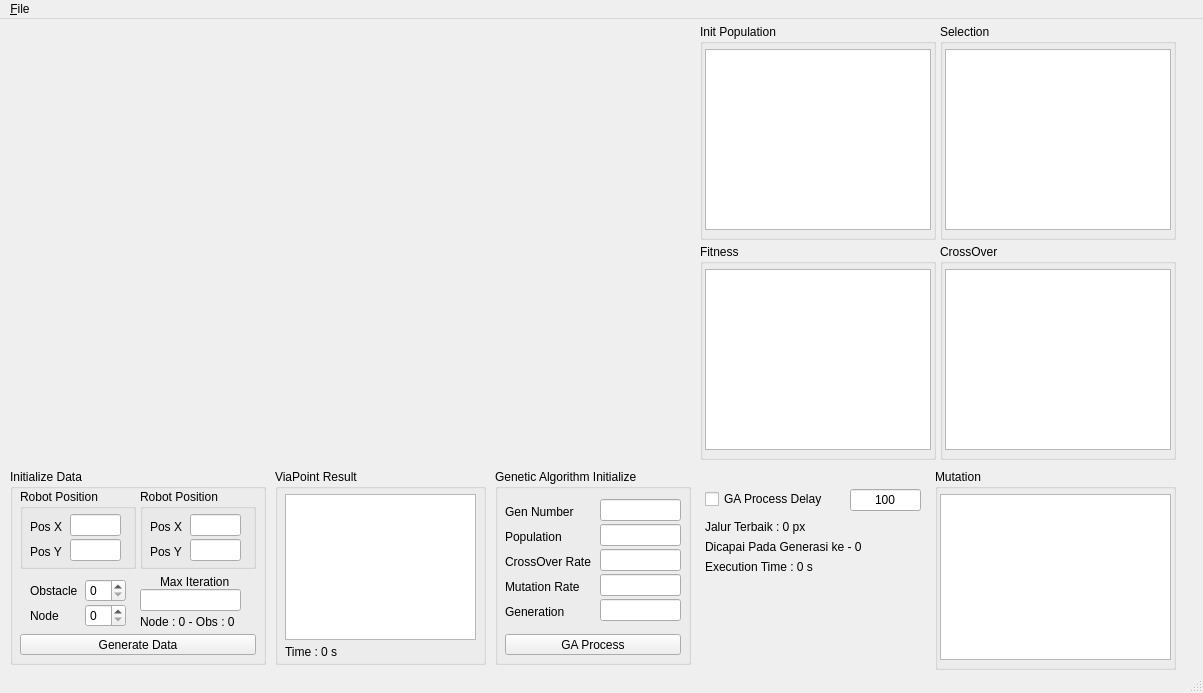
<?xml version="1.0" encoding="UTF-8"?>
<ui version="4.0">
 <class>MainWindow</class>
 <widget class="QMainWindow" name="MainWindow">
  <property name="windowModality">
   <enum>Qt::WindowModal</enum>
  </property>
  <property name="geometry">
   <rect>
    <x>0</x>
    <y>0</y>
    <width>1203</width>
    <height>693</height>
   </rect>
  </property>
  <property name="windowTitle">
   <string>EEPIS Robot Soccer Wheels (ERSOW SSL) Simulator UI</string>
  </property>
  <property name="autoFillBackground">
   <bool>false</bool>
  </property>
  <widget class="QWidget" name="centralWidget">
   <widget class="QWidget" name="verticalLayoutWidget">
    <property name="geometry">
     <rect>
      <x>10</x>
      <y>10</y>
      <width>681</width>
      <height>431</height>
     </rect>
    </property>
    <layout class="QVBoxLayout" name="verticalLayout1"/>
   </widget>
   <widget class="QLineEdit" name="Edit_RobotInitPosX">
    <property name="geometry">
     <rect>
      <x>70</x>
      <y>495</y>
      <width>51</width>
      <height>22</height>
     </rect>
    </property>
    <property name="alignment">
     <set>Qt::AlignCenter</set>
    </property>
   </widget>
   <widget class="QLineEdit" name="Edit_RobotInitPosY">
    <property name="geometry">
     <rect>
      <x>70</x>
      <y>520</y>
      <width>51</width>
      <height>22</height>
     </rect>
    </property>
    <property name="alignment">
     <set>Qt::AlignCenter</set>
    </property>
   </widget>
   <widget class="QLabel" name="label">
    <property name="geometry">
     <rect>
      <x>30</x>
      <y>500</y>
      <width>36</width>
      <height>16</height>
     </rect>
    </property>
    <property name="text">
     <string>Pos X</string>
    </property>
   </widget>
   <widget class="QLabel" name="label_2">
    <property name="geometry">
     <rect>
      <x>30</x>
      <y>525</y>
      <width>36</width>
      <height>16</height>
     </rect>
    </property>
    <property name="text">
     <string>Pos Y</string>
    </property>
   </widget>
   <widget class="QGroupBox" name="groupBox">
    <property name="geometry">
     <rect>
      <x>20</x>
      <y>470</y>
      <width>116</width>
      <height>80</height>
     </rect>
    </property>
    <property name="title">
     <string>Robot Position</string>
    </property>
   </widget>
   <widget class="QLabel" name="label_3">
    <property name="geometry">
     <rect>
      <x>150</x>
      <y>525</y>
      <width>36</width>
      <height>16</height>
     </rect>
    </property>
    <property name="text">
     <string>Pos Y</string>
    </property>
   </widget>
   <widget class="QGroupBox" name="groupBox_2">
    <property name="geometry">
     <rect>
      <x>140</x>
      <y>470</y>
      <width>116</width>
      <height>80</height>
     </rect>
    </property>
    <property name="title">
     <string>Robot Position</string>
    </property>
   </widget>
   <widget class="QLineEdit" name="Edit_TargetInitPosY">
    <property name="geometry">
     <rect>
      <x>190</x>
      <y>520</y>
      <width>51</width>
      <height>22</height>
     </rect>
    </property>
    <property name="alignment">
     <set>Qt::AlignCenter</set>
    </property>
   </widget>
   <widget class="QLabel" name="label_4">
    <property name="geometry">
     <rect>
      <x>150</x>
      <y>500</y>
      <width>36</width>
      <height>16</height>
     </rect>
    </property>
    <property name="text">
     <string>Pos X</string>
    </property>
   </widget>
   <widget class="QLineEdit" name="Edit_TargetInitPosX">
    <property name="geometry">
     <rect>
      <x>190</x>
      <y>495</y>
      <width>51</width>
      <height>22</height>
     </rect>
    </property>
    <property name="alignment">
     <set>Qt::AlignCenter</set>
    </property>
   </widget>
   <widget class="QLabel" name="label_5">
    <property name="geometry">
     <rect>
      <x>30</x>
      <y>565</y>
      <width>52</width>
      <height>14</height>
     </rect>
    </property>
    <property name="text">
     <string>Obstacle</string>
    </property>
   </widget>
   <widget class="QSpinBox" name="spinBox_Obstacle">
    <property name="geometry">
     <rect>
      <x>85</x>
      <y>560</y>
      <width>41</width>
      <height>23</height>
     </rect>
    </property>
   </widget>
   <widget class="QLabel" name="label_6">
    <property name="geometry">
     <rect>
      <x>30</x>
      <y>590</y>
      <width>52</width>
      <height>14</height>
     </rect>
    </property>
    <property name="text">
     <string>Node</string>
    </property>
   </widget>
   <widget class="QSpinBox" name="spinBox_Node">
    <property name="geometry">
     <rect>
      <x>85</x>
      <y>585</y>
      <width>41</width>
      <height>23</height>
     </rect>
    </property>
   </widget>
   <widget class="QLabel" name="label_7">
    <property name="geometry">
     <rect>
      <x>160</x>
      <y>555</y>
      <width>81</width>
      <height>16</height>
     </rect>
    </property>
    <property name="text">
     <string>Max Iteration</string>
    </property>
   </widget>
   <widget class="QLineEdit" name="Edit_Iteration">
    <property name="geometry">
     <rect>
      <x>140</x>
      <y>570</y>
      <width>101</width>
      <height>22</height>
     </rect>
    </property>
    <property name="alignment">
     <set>Qt::AlignCenter</set>
    </property>
   </widget>
   <widget class="QLabel" name="Label_InitResult">
    <property name="geometry">
     <rect>
      <x>140</x>
      <y>595</y>
      <width>116</width>
      <height>16</height>
     </rect>
    </property>
    <property name="text">
     <string>Node : 0 - Obs : 0</string>
    </property>
   </widget>
   <widget class="QPushButton" name="Button_GenerateData">
    <property name="geometry">
     <rect>
      <x>20</x>
      <y>615</y>
      <width>236</width>
      <height>21</height>
     </rect>
    </property>
    <property name="text">
     <string>Generate Data</string>
    </property>
   </widget>
   <widget class="QGroupBox" name="groupBox_3">
    <property name="geometry">
     <rect>
      <x>10</x>
      <y>450</y>
      <width>256</width>
      <height>196</height>
     </rect>
    </property>
    <property name="title">
     <string>Initialize Data</string>
    </property>
    <property name="flat">
     <bool>false</bool>
    </property>
    <property name="checkable">
     <bool>false</bool>
    </property>
   </widget>
   <widget class="QListWidget" name="List_viaPoint">
    <property name="geometry">
     <rect>
      <x>285</x>
      <y>475</y>
      <width>191</width>
      <height>146</height>
     </rect>
    </property>
   </widget>
   <widget class="QGroupBox" name="groupBox_4">
    <property name="geometry">
     <rect>
      <x>275</x>
      <y>450</y>
      <width>211</width>
      <height>196</height>
     </rect>
    </property>
    <property name="title">
     <string>ViaPoint Result</string>
    </property>
    <widget class="QLabel" name="Label_ViaPointTime">
     <property name="geometry">
      <rect>
       <x>10</x>
       <y>175</y>
       <width>191</width>
       <height>16</height>
      </rect>
     </property>
     <property name="text">
      <string>Time : 0 s</string>
     </property>
    </widget>
    <widget class="QGroupBox" name="groupBox_5">
     <property name="geometry">
      <rect>
       <x>225</x>
       <y>0</y>
       <width>196</width>
       <height>196</height>
      </rect>
     </property>
     <property name="title">
      <string>ViaPoint Result</string>
     </property>
     <widget class="QLabel" name="Label_ViaPointTime_2">
      <property name="geometry">
       <rect>
        <x>25</x>
        <y>175</y>
        <width>176</width>
        <height>16</height>
       </rect>
      </property>
      <property name="text">
       <string>Time : 0 s</string>
      </property>
     </widget>
    </widget>
   </widget>
   <widget class="QLabel" name="label_8">
    <property name="geometry">
     <rect>
      <x>505</x>
      <y>485</y>
      <width>91</width>
      <height>16</height>
     </rect>
    </property>
    <property name="text">
     <string>Gen Number</string>
    </property>
   </widget>
   <widget class="QLabel" name="label_9">
    <property name="geometry">
     <rect>
      <x>505</x>
      <y>510</y>
      <width>91</width>
      <height>16</height>
     </rect>
    </property>
    <property name="text">
     <string>Population</string>
    </property>
   </widget>
   <widget class="QLabel" name="label_10">
    <property name="geometry">
     <rect>
      <x>505</x>
      <y>535</y>
      <width>91</width>
      <height>16</height>
     </rect>
    </property>
    <property name="text">
     <string>CrossOver Rate</string>
    </property>
   </widget>
   <widget class="QLabel" name="label_11">
    <property name="geometry">
     <rect>
      <x>505</x>
      <y>560</y>
      <width>91</width>
      <height>16</height>
     </rect>
    </property>
    <property name="text">
     <string>Mutation Rate</string>
    </property>
   </widget>
   <widget class="QLabel" name="label_12">
    <property name="geometry">
     <rect>
      <x>505</x>
      <y>585</y>
      <width>91</width>
      <height>16</height>
     </rect>
    </property>
    <property name="text">
     <string>Generation</string>
    </property>
   </widget>
   <widget class="QLineEdit" name="Edit_GA_Gen">
    <property name="geometry">
     <rect>
      <x>600</x>
      <y>480</y>
      <width>81</width>
      <height>22</height>
     </rect>
    </property>
    <property name="alignment">
     <set>Qt::AlignCenter</set>
    </property>
   </widget>
   <widget class="QLineEdit" name="Edit_GA_Population">
    <property name="geometry">
     <rect>
      <x>600</x>
      <y>505</y>
      <width>81</width>
      <height>22</height>
     </rect>
    </property>
    <property name="alignment">
     <set>Qt::AlignCenter</set>
    </property>
   </widget>
   <widget class="QLineEdit" name="Edit_GA_CO_Rate">
    <property name="geometry">
     <rect>
      <x>600</x>
      <y>530</y>
      <width>81</width>
      <height>22</height>
     </rect>
    </property>
    <property name="alignment">
     <set>Qt::AlignCenter</set>
    </property>
   </widget>
   <widget class="QLineEdit" name="Edit_GA_MU_Rate">
    <property name="geometry">
     <rect>
      <x>600</x>
      <y>555</y>
      <width>81</width>
      <height>22</height>
     </rect>
    </property>
    <property name="alignment">
     <set>Qt::AlignCenter</set>
    </property>
   </widget>
   <widget class="QLineEdit" name="Edit_GA_Generation">
    <property name="geometry">
     <rect>
      <x>600</x>
      <y>580</y>
      <width>81</width>
      <height>22</height>
     </rect>
    </property>
    <property name="alignment">
     <set>Qt::AlignCenter</set>
    </property>
   </widget>
   <widget class="QGroupBox" name="groupBox_6">
    <property name="geometry">
     <rect>
      <x>495</x>
      <y>450</y>
      <width>196</width>
      <height>196</height>
     </rect>
    </property>
    <property name="title">
     <string>Genetic Algorithm Initialize</string>
    </property>
    <widget class="QPushButton" name="Button_GA_Process">
     <property name="geometry">
      <rect>
       <x>10</x>
       <y>165</y>
       <width>176</width>
       <height>21</height>
      </rect>
     </property>
     <property name="text">
      <string>GA Process</string>
     </property>
    </widget>
   </widget>
   <widget class="QListWidget" name="List_InitPopulation">
    <property name="geometry">
     <rect>
      <x>705</x>
      <y>30</y>
      <width>226</width>
      <height>181</height>
     </rect>
    </property>
   </widget>
   <widget class="QGroupBox" name="groupBox_7">
    <property name="geometry">
     <rect>
      <x>700</x>
      <y>5</y>
      <width>236</width>
      <height>216</height>
     </rect>
    </property>
    <property name="title">
     <string>Init Population</string>
    </property>
   </widget>
   <widget class="QListWidget" name="List_Fitness">
    <property name="geometry">
     <rect>
      <x>705</x>
      <y>250</y>
      <width>226</width>
      <height>181</height>
     </rect>
    </property>
   </widget>
   <widget class="QGroupBox" name="groupBox_8">
    <property name="geometry">
     <rect>
      <x>700</x>
      <y>225</y>
      <width>236</width>
      <height>216</height>
     </rect>
    </property>
    <property name="title">
     <string>Fitness</string>
    </property>
   </widget>
   <widget class="QListWidget" name="List_Selection">
    <property name="geometry">
     <rect>
      <x>945</x>
      <y>30</y>
      <width>226</width>
      <height>181</height>
     </rect>
    </property>
   </widget>
   <widget class="QGroupBox" name="groupBox_10">
    <property name="geometry">
     <rect>
      <x>940</x>
      <y>5</y>
      <width>236</width>
      <height>216</height>
     </rect>
    </property>
    <property name="title">
     <string>Selection</string>
    </property>
   </widget>
   <widget class="QGroupBox" name="groupBox_9">
    <property name="geometry">
     <rect>
      <x>940</x>
      <y>225</y>
      <width>236</width>
      <height>216</height>
     </rect>
    </property>
    <property name="title">
     <string>CrossOver</string>
    </property>
   </widget>
   <widget class="QListWidget" name="List_CrossOver">
    <property name="geometry">
     <rect>
      <x>945</x>
      <y>250</y>
      <width>226</width>
      <height>181</height>
     </rect>
    </property>
   </widget>
   <widget class="QGroupBox" name="groupBox_11">
    <property name="geometry">
     <rect>
      <x>935</x>
      <y>450</y>
      <width>241</width>
      <height>201</height>
     </rect>
    </property>
    <property name="title">
     <string>Mutation</string>
    </property>
   </widget>
   <widget class="QListWidget" name="List_Mutation">
    <property name="geometry">
     <rect>
      <x>940</x>
      <y>475</y>
      <width>231</width>
      <height>166</height>
     </rect>
    </property>
   </widget>
   <widget class="QCheckBox" name="checkBox_Delay">
    <property name="geometry">
     <rect>
      <x>705</x>
      <y>470</y>
      <width>126</width>
      <height>20</height>
     </rect>
    </property>
    <property name="text">
     <string>GA Process Delay</string>
    </property>
   </widget>
   <widget class="QLineEdit" name="Edit_GA_Delay">
    <property name="geometry">
     <rect>
      <x>850</x>
      <y>470</y>
      <width>71</width>
      <height>22</height>
     </rect>
    </property>
    <property name="text">
     <string>100</string>
    </property>
    <property name="alignment">
     <set>Qt::AlignCenter</set>
    </property>
   </widget>
   <widget class="QLabel" name="Label_Result_Jalur">
    <property name="geometry">
     <rect>
      <x>705</x>
      <y>500</y>
      <width>216</width>
      <height>16</height>
     </rect>
    </property>
    <property name="text">
     <string>Jalur Terbaik : 0 px</string>
    </property>
   </widget>
   <widget class="QLabel" name="Label_Result_Generasi">
    <property name="geometry">
     <rect>
      <x>705</x>
      <y>520</y>
      <width>216</width>
      <height>16</height>
     </rect>
    </property>
    <property name="text">
     <string>Dicapai Pada Generasi ke - 0</string>
    </property>
   </widget>
   <widget class="QLabel" name="Label_Result_Time">
    <property name="geometry">
     <rect>
      <x>705</x>
      <y>540</y>
      <width>216</width>
      <height>16</height>
     </rect>
    </property>
    <property name="text">
     <string>Execution Time : 0 s</string>
    </property>
   </widget>
   <zorder>groupBox_9</zorder>
   <zorder>groupBox_10</zorder>
   <zorder>groupBox_8</zorder>
   <zorder>groupBox_7</zorder>
   <zorder>groupBox_6</zorder>
   <zorder>groupBox_4</zorder>
   <zorder>groupBox_2</zorder>
   <zorder>groupBox</zorder>
   <zorder>groupBox_3</zorder>
   <zorder>verticalLayoutWidget</zorder>
   <zorder>Edit_RobotInitPosX</zorder>
   <zorder>Edit_RobotInitPosY</zorder>
   <zorder>label</zorder>
   <zorder>label_2</zorder>
   <zorder>label_3</zorder>
   <zorder>Edit_TargetInitPosY</zorder>
   <zorder>label_4</zorder>
   <zorder>Edit_TargetInitPosX</zorder>
   <zorder>label_5</zorder>
   <zorder>spinBox_Obstacle</zorder>
   <zorder>label_6</zorder>
   <zorder>spinBox_Node</zorder>
   <zorder>label_7</zorder>
   <zorder>Edit_Iteration</zorder>
   <zorder>Label_InitResult</zorder>
   <zorder>Button_GenerateData</zorder>
   <zorder>List_viaPoint</zorder>
   <zorder>label_8</zorder>
   <zorder>label_9</zorder>
   <zorder>label_10</zorder>
   <zorder>label_11</zorder>
   <zorder>label_12</zorder>
   <zorder>Edit_GA_Gen</zorder>
   <zorder>Edit_GA_Population</zorder>
   <zorder>Edit_GA_CO_Rate</zorder>
   <zorder>Edit_GA_MU_Rate</zorder>
   <zorder>Edit_GA_Generation</zorder>
   <zorder>List_InitPopulation</zorder>
   <zorder>List_Fitness</zorder>
   <zorder>List_Selection</zorder>
   <zorder>List_CrossOver</zorder>
   <zorder>groupBox_11</zorder>
   <zorder>List_Mutation</zorder>
   <zorder>checkBox_Delay</zorder>
   <zorder>Edit_GA_Delay</zorder>
   <zorder>Label_Result_Jalur</zorder>
   <zorder>Label_Result_Generasi</zorder>
   <zorder>Label_Result_Time</zorder>
  </widget>
  <widget class="QMenuBar" name="menuBar">
   <property name="geometry">
    <rect>
     <x>0</x>
     <y>0</y>
     <width>1203</width>
     <height>19</height>
    </rect>
   </property>
   <widget class="QMenu" name="menuFile">
    <property name="title">
     <string>&amp;File</string>
    </property>
    <addaction name="actionExit"/>
   </widget>
   <addaction name="menuFile"/>
  </widget>
  <widget class="QStatusBar" name="statusBar">
   <property name="enabled">
    <bool>true</bool>
   </property>
   <property name="sizeGripEnabled">
    <bool>true</bool>
   </property>
  </widget>
  <action name="actionExit">
   <property name="text">
    <string>E&amp;xit</string>
   </property>
   <property name="menuRole">
    <enum>QAction::QuitRole</enum>
   </property>
  </action>
 </widget>
 <layoutdefault spacing="6" margin="11"/>
 <resources/>
 <connections/>
</ui>
